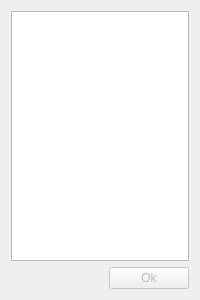
<?xml version="1.0" encoding="UTF-8"?>
<ui version="4.0">
 <class>AvailableModsDialog</class>
 <widget class="QDialog" name="AvailableModsDialog">
  <property name="geometry">
   <rect>
    <x>0</x>
    <y>0</y>
    <width>200</width>
    <height>300</height>
   </rect>
  </property>
  <property name="minimumSize">
   <size>
    <width>200</width>
    <height>300</height>
   </size>
  </property>
  <property name="maximumSize">
   <size>
    <width>400</width>
    <height>600</height>
   </size>
  </property>
  <property name="windowTitle">
   <string>Available mods</string>
  </property>
  <layout class="QVBoxLayout" name="verticalLayout">
   <item>
    <widget class="QListWidget" name="availableModsList">
     <property name="showDropIndicator" stdset="0">
      <bool>true</bool>
     </property>
     <property name="dragEnabled">
      <bool>false</bool>
     </property>
     <property name="dragDropMode">
      <enum>QAbstractItemView::NoDragDrop</enum>
     </property>
     <property name="alternatingRowColors">
      <bool>false</bool>
     </property>
     <property name="selectionMode">
      <enum>QAbstractItemView::ExtendedSelection</enum>
     </property>
    </widget>
   </item>
   <item>
    <layout class="QHBoxLayout" name="horizontalLayout">
     <item>
      <spacer name="horizontalSpacer">
       <property name="orientation">
        <enum>Qt::Horizontal</enum>
       </property>
       <property name="sizeType">
        <enum>QSizePolicy::Expanding</enum>
       </property>
       <property name="sizeHint" stdset="0">
        <size>
         <width>37</width>
         <height>17</height>
        </size>
       </property>
      </spacer>
     </item>
     <item>
      <widget class="QPushButton" name="buttonOk">
       <property name="enabled">
        <bool>false</bool>
       </property>
       <property name="text">
        <string>Ok</string>
       </property>
      </widget>
     </item>
    </layout>
   </item>
  </layout>
 </widget>
 <resources/>
 <connections>
  <connection>
   <sender>buttonOk</sender>
   <signal>clicked()</signal>
   <receiver>AvailableModsDialog</receiver>
   <slot>accept()</slot>
   <hints>
    <hint type="sourcelabel">
     <x>144</x>
     <y>280</y>
    </hint>
    <hint type="destinationlabel">
     <x>57</x>
     <y>277</y>
    </hint>
   </hints>
  </connection>
 </connections>
</ui>
